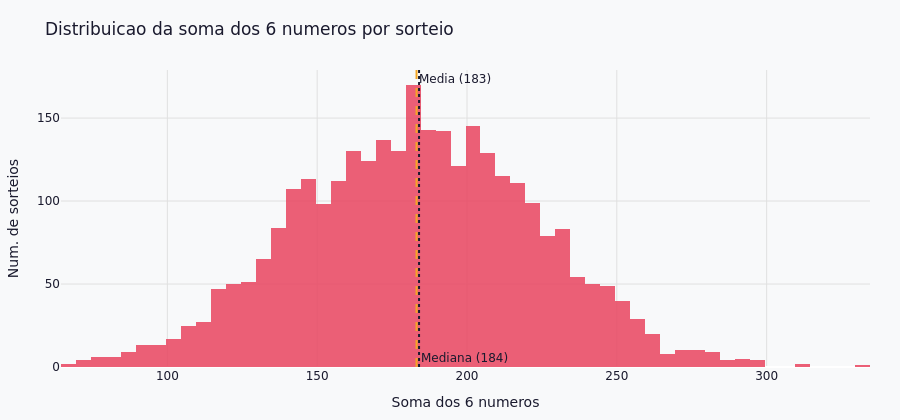

Write notebook code for a chart like this one.
### Markdown cell above
### 4. Distribuição da soma dos 6 números

A soma dos 6 números sorteados é uma **estatística resumo** que captura muito do perfil de um sorteio de uma vez só. Pelo Teorema Central do Limite, somar variáveis aleatórias independentes converge para uma distribuição normal — mesmo que cada dezena individualmente siga uma uniforme discreta.

O mínimo teórico é 1+2+3+4+5+6 = **21** e o máximo é 55+56+57+58+59+60 = **345**. A média esperada é (1+60)/2 × 6 = **183**.

> **Para o bolão:** apostas com soma muito abaixo de ~130 ou acima de ~230 correspondem às caudas da distribuição — historicamente raras. Isso não as torna impossíveis, mas significa que você está jogando contra a frequência histórica.

### Code cell
soma = df[DEZENA_COLS].sum(axis=1)

fig = go.Figure()

fig.add_trace(go.Histogram(
    x=soma,
    nbinsx=55,
    marker_color=ACCENT,
    opacity=0.85,
    name="Sorteios",
    hovertemplate="Soma: <b>%{x}</b><br>Freq: <b>%{y}</b><extra></extra>",
))

fig.add_vline(x=soma.mean(), line_dash="dash", line_color=HIGHLIGHT, line_width=2,
              annotation_text=f"Media ({soma.mean():.0f})",
              annotation_position="top right")

fig.add_vline(x=soma.median(), line_dash="dot", line_color=PRIMARY, line_width=2,
              annotation_text=f"Mediana ({soma.median():.0f})",
              annotation_position="bottom right")

fig.update_layout(
    **LAYOUT,
    title="Distribuicao da soma dos 6 numeros por sorteio",
    xaxis=dict(title="Soma dos 6 numeros", gridcolor="#e0e0e0"),
    yaxis=dict(title="Num. de sorteios", gridcolor="#e0e0e0"),
    height=420,
    showlegend=False,
)
fig.write_html(EXPORTS / "eda_04_soma_dezenas.html")
fig.show()

soma.describe()

### Figure 1 — Plotly figure (JSON) as saved in the notebook; plotly's stock layout.template omitted (floating-point values rounded to 4 significant figures; data arrays with more than 128 entries replaced by an {"elided": "..."} marker saying what was removed)
{"data": [{"hovertemplate": "Soma: <b>%{x}</b><br>Freq: <b>%{y}</b><extra></extra>", "marker": {"color": "#e94560"}, "name": "Sorteios", "nbinsx": 55, "opacity": 0.85, "type": "histogram", "x": {"elided": "3002 int values"}}], "layout": {"annotations": [{"showarrow": false, "text": "Media (183)", "x": 183.2, "xanchor": "left", "xref": "x", "y": 1, "yanchor": "top", "yref": "y domain"}, {"showarrow": false, "text": "Mediana (184)", "x": 184, "xanchor": "left", "xref": "x", "y": 0, "yanchor": "bottom", "yref": "y domain"}], "font": {"color": "#1a1a2e", "family": "DejaVu Sans, sans-serif"}, "height": 420, "hoverlabel": {"bgcolor": "white", "font": {"size": 12}}, "legend": {"bgcolor": "rgba(0,0,0,0)", "borderwidth": 0}, "margin": {"b": 50, "l": 60, "r": 30, "t": 70}, "paper_bgcolor": "#f8f9fa", "plot_bgcolor": "#f8f9fa", "shapes": [{"line": {"color": "#f5a623", "dash": "dash", "width": 2}, "type": "line", "x0": 183.2, "x1": 183.2, "xref": "x", "y0": 0, "y1": 1, "yref": "y domain"}, {"line": {"color": "#1a1a2e", "dash": "dot", "width": 2}, "type": "line", "x0": 184, "x1": 184, "xref": "x", "y0": 0, "y1": 1, "yref": "y domain"}], "showlegend": false, "title": {"text": "Distribuicao da soma dos 6 numeros por sorteio"}, "xaxis": {"gridcolor": "#e0e0e0", "title": {"text": "Soma dos 6 numeros"}}, "yaxis": {"gridcolor": "#e0e0e0", "title": {"text": "Num. de sorteios"}}}}
